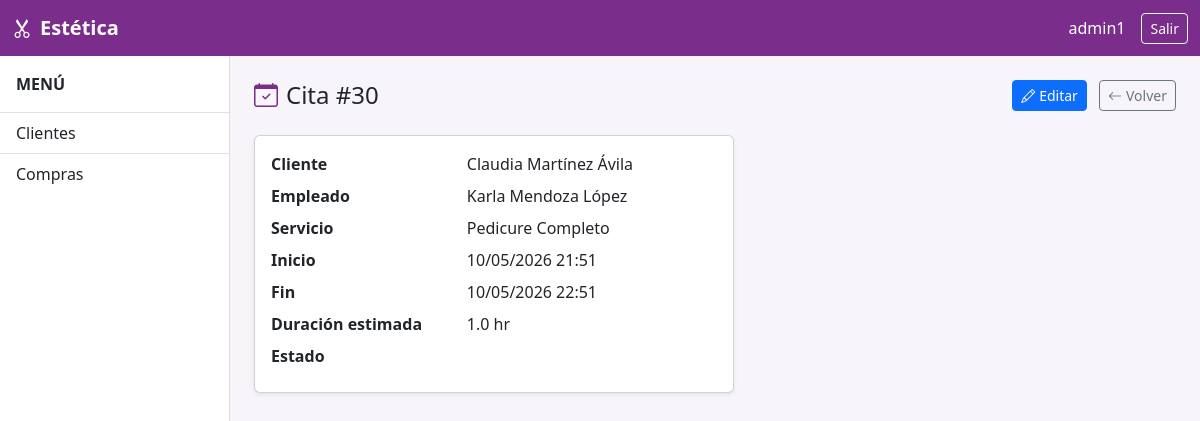
Screenshot of /operaciones/citas/30/ (signed in) with the database file from the repository.
### apps/operaciones/models.py (models this page shows, shortened)
class Cita(models.Model):
    ESTADO_CHOICES = [
        ('pendiente', 'Pendiente'),
        ('confirmada', 'Confirmada'),
        ('completada', 'Completada'),
        ('cancelada', 'Cancelada'),
    ]
    cliente = models.ForeignKey(Cliente, on_delete=models.CASCADE, related_name='citas')
    empleado = models.ForeignKey(Empleado, on_delete=models.CASCADE, related_name='citas')
    servicio = models.ForeignKey(Servicio, on_delete=models.CASCADE, related_name='citas')
    fecha_inicio = models.DateTimeField()
    fecha_fin = models.DateTimeField()
    duracion_horas = models.FloatField(default=1.0, verbose_name='Duración estimada (horas)')
    estado = models.CharField(max_length=20, choices=ESTADO_CHOICES, default='pendiente')
    activo = models.BooleanField(default=True)
    permitir_multiple = models.BooleanField(
        default=False,
        verbose_name='Permitir horario compartido',
        help_text='Marcar si el cliente necesita más de un servicio en este bloque'
    )
    class Meta:
        verbose_name = 'Cita'
        verbose_name_plural = 'Citas'
        ordering = ['-fecha_inicio']

### apps/clientes/models.py (models this page shows, shortened)
class Cliente(models.Model):
    nombre = models.CharField(max_length=50)
    telefono = models.CharField(max_length=50)
    email = models.CharField(max_length=100, blank=True)
    fecha_registro = models.DateTimeField(auto_now_add=True)
    activo = models.BooleanField(default=True)
    class Meta:
        verbose_name = 'Cliente'
        verbose_name_plural = 'Clientes'
        ordering = ['nombre']
    def __str__(self):
        return self.nombre

### apps/empleados/models.py (models this page shows, shortened)
class Empleado(models.Model):
    ROL_CHOICES = [
        ('estilista', 'Estilista'),
        ('colorista', 'Colorista'),
        ('manicurista', 'Manicurista'),
        ('recepcionista', 'Recepcionista'),
        ('gerente', 'Gerente'),
    ]
    nombre = models.CharField(max_length=50)
    telefono = models.CharField(max_length=50)
    rol = models.CharField(max_length=50, choices=ROL_CHOICES)
    fecha_ingreso = models.DateField()
    activo = models.BooleanField(default=True)
    class Meta:
        verbose_name = 'Empleado'
        verbose_name_plural = 'Empleados'
        ordering = ['nombre']

### apps/servicios/models.py (models this page shows, shortened)
class Servicio(models.Model):
    CATEGORIA_CHOICES = [
        ('corte', 'Corte'),
        ('color', 'Color'),
        ('tratamiento', 'Tratamiento'),
        ('unas', 'Uñas'),
        ('maquillaje', 'Maquillaje'),
    ]
    nombre = models.CharField(max_length=100)
    categoria = models.CharField(max_length=20, choices=CATEGORIA_CHOICES)
    precio_base = models.DecimalField(max_digits=8, decimal_places=2)
    activo = models.BooleanField(default=True)
    class Meta:
        verbose_name = 'Servicio'
        verbose_name_plural = 'Servicios'
        ordering = ['nombre']

### apps/operaciones/views.py (the view)
# urls.py: path('citas/<int:pk>/', views.cita_detail, name='cita_detail'),
@login_required
def cita_detail(request, pk):
    cita = get_object_or_404(Cita.objects.select_related('cliente', 'empleado', 'servicio'), pk=pk)
    return render(request, 'operaciones/cita_detail.html', {'cita': cita})

### templates/operaciones/cita_detail.html (shortened to what this page needs)
{% extends "base.html" %}
{% block content %}
<div class="d-flex justify-content-between align-items-center mb-4">
  <h4 class="mb-0"><i class="bi bi-calendar-check me-2" style="color:#7b2d8b"></i>Cita #{{ cita.pk }}</h4>
  <div>
    <a href="{% url 'operaciones:cita_update' cita.pk %}" class="btn btn-primary btn-sm me-2"><i class="bi bi-pencil me-1"></i>Editar</a>
    <a href="{% url 'operaciones:cita_list' %}" class="btn btn-outline-secondary btn-sm"><i class="bi bi-arrow-left me-1"></i>Volver</a>
  </div>
</div>
<div class="card shadow-sm" style="max-width:480px">
  <div class="card-body">
    <dl class="row mb-0">
      <dt class="col-sm-5">Cliente</dt><dd class="col-sm-7">{{ cita.cliente }}</dd>
      <dt class="col-sm-5">Empleado</dt><dd class="col-sm-7">{{ cita.empleado.nombre }}</dd>
      <dt class="col-sm-5">Servicio</dt><dd class="col-sm-7">{{ cita.servicio.nombre }}</dd>
      <dt class="col-sm-5">Inicio</dt><dd class="col-sm-7">{{ cita.fecha_inicio|date:"d/m/Y H:i" }}</dd>
      <dt class="col-sm-5">Fin</dt><dd class="col-sm-7">{{ cita.fecha_fin|date:"d/m/Y H:i" }}</dd>
      <dt class="col-sm-5">Duración estimada</dt><dd class="col-sm-7">{{ cita.duracion_horas }} hr</dd>
      <dt class="col-sm-5">Estado</dt><dd class="col-sm-7"><span class="badge badge-{{ cita.estado }}">{{ cita.get_estado_display }}</span></dd>
    </dl>
  </div>
</div>
{% endblock %}

### templates/base.html (shortened to what this page needs)
<!DOCTYPE html>
<html lang="es">
<head>
  <link rel="stylesheet" href="https://cdn.jsdelivr.net/npm/bootstrap@5.3.3/dist/css/bootstrap.min.css">
  <link rel="stylesheet" href="https://cdn.jsdelivr.net/npm/bootstrap-icons@1.11.3/font/bootstrap-icons.min.css">
</head>
<body class="{% if user.is_authenticated %}logged-in{% endif %}">
<nav class="navbar navbar-estetica fixed-top">
  <div class="container-fluid">
    <a class="navbar-brand fw-bold" href="/"><i class="bi bi-scissors me-2"></i>Estética</a>
    {% if user.is_authenticated %}
    <div class="d-flex align-items-center gap-3">
      <span class="navbar-text">{{ user.username }}</span>
      <form method="post" action="/auth/logout/" class="m-0">
        {% csrf_token %}<button type="submit" class="btn btn-sm btn-outline-light">Salir</button>
      </form>
    </div>
    {% endif %}
  </div>
</nav>
{% if user.is_authenticated %}
<nav id="sidebar">
  <div class="p-3 fw-bold border-bottom">MENÚ</div>
  <div class="list-group list-group-flush">
    <a href="{% url 'clientes:list' %}" class="list-group-item list-group-item-action">Clientes</a>
    <a href="{% url 'operaciones:compra_list' %}" class="list-group-item list-group-item-action">Compras</a>
  </div>
</nav>
{% endif %}
<main id="main-content">
  {% block content %}{% endblock %}
</main>
</body>
</html>

### templates/base.html (style rules this page uses)
:root { --color-primary: #7b2d8b; --color-primary-dark: #5e2069; }
body { background-color: #f8f5fa; }
.navbar-estetica { background-color: var(--color-primary); }
.navbar-estetica .navbar-brand, .navbar-estetica .navbar-text { color: #fff !important; }
#sidebar { width: 230px; min-height: calc(100vh - 56px); background-color: #fff; border-right: 1px solid #e4d4ec; position: fixed; top: 56px; left: 0; z-index: 100; }
#main-content { margin-top: 56px; padding: 24px; min-height: calc(100vh - 56px); margin-left: 0; }
body.logged-in #main-content { margin-left: 230px; }

### rows the page displays
Cita: pk "30", cliente "Claudia Martínez Ávila", empleado.nombre "Karla Mendoza López", servicio.nombre "Pedicure Completo", fecha_inicio "10/05/2026 21:51", fecha_fin "10/05/2026 22:51", duracion_horas "1.0"

### other values shown
{{ user.username }} "admin1"
